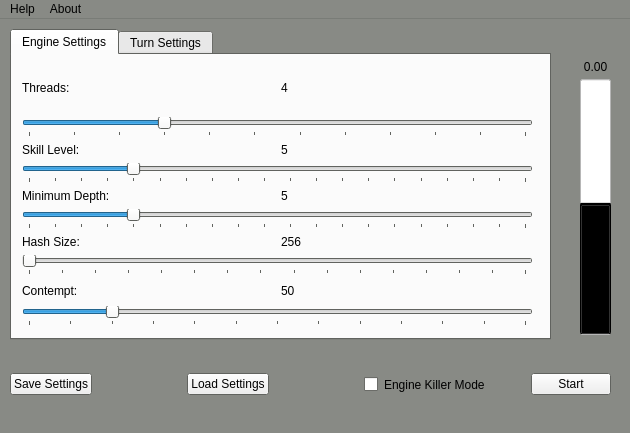
<?xml version="1.0" encoding="UTF-8"?>
<ui version="4.0">
 <class>MainWindow</class>
 <widget class="QMainWindow" name="MainWindow">
  <property name="geometry">
   <rect>
    <x>0</x>
    <y>0</y>
    <width>630</width>
    <height>433</height>
   </rect>
  </property>
  <property name="palette">
   <palette>
    <active>
     <colorrole role="Base">
      <brush brushstyle="SolidPattern">
       <color alpha="255">
        <red>255</red>
        <green>255</green>
        <blue>255</blue>
       </color>
      </brush>
     </colorrole>
     <colorrole role="Window">
      <brush brushstyle="SolidPattern">
       <color alpha="255">
        <red>136</red>
        <green>138</green>
        <blue>133</blue>
       </color>
      </brush>
     </colorrole>
     <colorrole role="ToolTipBase">
      <brush brushstyle="SolidPattern">
       <color alpha="255">
        <red>255</red>
        <green>255</green>
        <blue>220</blue>
       </color>
      </brush>
     </colorrole>
    </active>
    <inactive>
     <colorrole role="Base">
      <brush brushstyle="SolidPattern">
       <color alpha="255">
        <red>255</red>
        <green>255</green>
        <blue>255</blue>
       </color>
      </brush>
     </colorrole>
     <colorrole role="Window">
      <brush brushstyle="SolidPattern">
       <color alpha="255">
        <red>136</red>
        <green>138</green>
        <blue>133</blue>
       </color>
      </brush>
     </colorrole>
     <colorrole role="ToolTipBase">
      <brush brushstyle="SolidPattern">
       <color alpha="255">
        <red>255</red>
        <green>255</green>
        <blue>220</blue>
       </color>
      </brush>
     </colorrole>
    </inactive>
    <disabled>
     <colorrole role="Base">
      <brush brushstyle="SolidPattern">
       <color alpha="255">
        <red>136</red>
        <green>138</green>
        <blue>133</blue>
       </color>
      </brush>
     </colorrole>
     <colorrole role="Window">
      <brush brushstyle="SolidPattern">
       <color alpha="255">
        <red>136</red>
        <green>138</green>
        <blue>133</blue>
       </color>
      </brush>
     </colorrole>
     <colorrole role="ToolTipBase">
      <brush brushstyle="SolidPattern">
       <color alpha="255">
        <red>255</red>
        <green>255</green>
        <blue>220</blue>
       </color>
      </brush>
     </colorrole>
    </disabled>
   </palette>
  </property>
  <property name="windowTitle">
   <string>Chess Bot</string>
  </property>
  <property name="windowOpacity">
   <double>1.000000000000000</double>
  </property>
  <widget class="QWidget" name="centralwidget">
   <widget class="QWidget" name="horizontalLayoutWidget_3">
    <property name="geometry">
     <rect>
      <x>10</x>
      <y>340</y>
      <width>601</width>
      <height>51</height>
     </rect>
    </property>
    <layout class="QHBoxLayout" name="horizontalLayout_3">
     <item>
      <widget class="QPushButton" name="saveSettingsButton">
       <property name="text">
        <string>Save Settings</string>
       </property>
      </widget>
     </item>
     <item>
      <spacer name="horizontalSpacer">
       <property name="orientation">
        <enum>Qt::Horizontal</enum>
       </property>
       <property name="sizeHint" stdset="0">
        <size>
         <width>0</width>
         <height>0</height>
        </size>
       </property>
      </spacer>
     </item>
     <item>
      <widget class="QPushButton" name="loadSettingsButton">
       <property name="text">
        <string>Load Settings</string>
       </property>
      </widget>
     </item>
     <item>
      <spacer name="horizontalSpacer_2">
       <property name="orientation">
        <enum>Qt::Horizontal</enum>
       </property>
       <property name="sizeHint" stdset="0">
        <size>
         <width>40</width>
         <height>20</height>
        </size>
       </property>
      </spacer>
     </item>
     <item>
      <layout class="QHBoxLayout" name="horizontalLayout_2">
       <item>
        <widget class="QCheckBox" name="engineKillerButton">
         <property name="text">
          <string/>
         </property>
        </widget>
       </item>
       <item>
        <widget class="QLabel" name="engineKillerLabel">
         <property name="text">
          <string>Engine Killer Mode</string>
         </property>
        </widget>
       </item>
       <item>
        <spacer name="horizontalSpacer_3">
         <property name="orientation">
          <enum>Qt::Horizontal</enum>
         </property>
         <property name="sizeHint" stdset="0">
          <size>
           <width>40</width>
           <height>20</height>
          </size>
         </property>
        </spacer>
       </item>
       <item>
        <widget class="QPushButton" name="startButton">
         <property name="text">
          <string>Start</string>
         </property>
        </widget>
       </item>
      </layout>
     </item>
    </layout>
   </widget>
   <widget class="QTabWidget" name="tabWidget">
    <property name="geometry">
     <rect>
      <x>10</x>
      <y>10</y>
      <width>541</width>
      <height>311</height>
     </rect>
    </property>
    <property name="currentIndex">
     <number>0</number>
    </property>
    <widget class="QWidget" name="tab_1">
     <property name="focusPolicy">
      <enum>Qt::TabFocus</enum>
     </property>
     <attribute name="title">
      <string>Engine Settings</string>
     </attribute>
     <widget class="QWidget" name="verticalLayoutWidget_6">
      <property name="geometry">
       <rect>
        <x>10</x>
        <y>10</y>
        <width>511</width>
        <height>261</height>
       </rect>
      </property>
      <layout class="QVBoxLayout" name="engineSettings">
       <item>
        <layout class="QVBoxLayout" name="settingsContainer">
         <item>
          <layout class="QHBoxLayout" name="horizontalLayout_5">
           <item>
            <widget class="QLabel" name="threadsLabel">
             <property name="text">
              <string>Threads: </string>
             </property>
            </widget>
           </item>
           <item>
            <widget class="QLabel" name="threads">
             <property name="text">
              <string>4</string>
             </property>
            </widget>
           </item>
          </layout>
         </item>
         <item>
          <widget class="QSlider" name="threadsSlider">
           <property name="minimum">
            <number>1</number>
           </property>
           <property name="maximum">
            <number>12</number>
           </property>
           <property name="pageStep">
            <number>1</number>
           </property>
           <property name="value">
            <number>4</number>
           </property>
           <property name="orientation">
            <enum>Qt::Horizontal</enum>
           </property>
           <property name="tickPosition">
            <enum>QSlider::TicksBelow</enum>
           </property>
           <property name="tickInterval">
            <number>1</number>
           </property>
          </widget>
         </item>
         <item>
          <layout class="QVBoxLayout" name="verticalLayout_2">
           <item>
            <layout class="QHBoxLayout" name="horizontalLayout">
             <item>
              <widget class="QLabel" name="skillLevelLabel">
               <property name="text">
                <string>Skill Level: </string>
               </property>
              </widget>
             </item>
             <item>
              <widget class="QLabel" name="skillLevel">
               <property name="text">
                <string>5</string>
               </property>
              </widget>
             </item>
            </layout>
           </item>
           <item>
            <widget class="QSlider" name="skillSlider">
             <property name="minimum">
              <number>1</number>
             </property>
             <property name="maximum">
              <number>20</number>
             </property>
             <property name="pageStep">
              <number>1</number>
             </property>
             <property name="sliderPosition">
              <number>5</number>
             </property>
             <property name="orientation">
              <enum>Qt::Horizontal</enum>
             </property>
             <property name="tickPosition">
              <enum>QSlider::TicksBelow</enum>
             </property>
             <property name="tickInterval">
              <number>1</number>
             </property>
            </widget>
           </item>
           <item>
            <layout class="QVBoxLayout" name="verticalLayout">
             <item>
              <layout class="QHBoxLayout" name="horizontalLayout_4">
               <item>
                <widget class="QLabel" name="minDepthLabel">
                 <property name="text">
                  <string>Minimum Depth:</string>
                 </property>
                </widget>
               </item>
               <item>
                <widget class="QLabel" name="depth">
                 <property name="text">
                  <string>5</string>
                 </property>
                </widget>
               </item>
              </layout>
             </item>
             <item>
              <widget class="QSlider" name="minDepthSlider">
               <property name="minimum">
                <number>1</number>
               </property>
               <property name="maximum">
                <number>20</number>
               </property>
               <property name="pageStep">
                <number>1</number>
               </property>
               <property name="value">
                <number>5</number>
               </property>
               <property name="orientation">
                <enum>Qt::Horizontal</enum>
               </property>
               <property name="tickPosition">
                <enum>QSlider::TicksBelow</enum>
               </property>
               <property name="tickInterval">
                <number>1</number>
               </property>
              </widget>
             </item>
             <item>
              <layout class="QVBoxLayout" name="verticalLayout_5">
               <item>
                <layout class="QHBoxLayout" name="horizontalLayout_7">
                 <item>
                  <widget class="QLabel" name="hashLabel">
                   <property name="text">
                    <string>Hash Size:</string>
                   </property>
                  </widget>
                 </item>
                 <item>
                  <widget class="QLabel" name="hashsize">
                   <property name="text">
                    <string>256</string>
                   </property>
                  </widget>
                 </item>
                </layout>
               </item>
               <item>
                <widget class="QSlider" name="hashSlider">
                 <property name="minimum">
                  <number>256</number>
                 </property>
                 <property name="maximum">
                  <number>4096</number>
                 </property>
                 <property name="singleStep">
                  <number>256</number>
                 </property>
                 <property name="pageStep">
                  <number>256</number>
                 </property>
                 <property name="value">
                  <number>256</number>
                 </property>
                 <property name="orientation">
                  <enum>Qt::Horizontal</enum>
                 </property>
                 <property name="tickPosition">
                  <enum>QSlider::TicksBelow</enum>
                 </property>
                 <property name="tickInterval">
                  <number>256</number>
                 </property>
                </widget>
               </item>
              </layout>
             </item>
            </layout>
           </item>
          </layout>
         </item>
         <item>
          <layout class="QVBoxLayout" name="verticalLayout_4">
           <item>
            <layout class="QHBoxLayout" name="horizontalLayout_6">
             <item>
              <widget class="QLabel" name="contemptLabel">
               <property name="text">
                <string>Contempt:</string>
               </property>
              </widget>
             </item>
             <item>
              <widget class="QLabel" name="contempt">
               <property name="text">
                <string>50</string>
               </property>
              </widget>
             </item>
            </layout>
           </item>
           <item>
            <widget class="QSlider" name="contemptSlider">
             <property name="minimum">
              <number>0</number>
             </property>
             <property name="maximum">
              <number>300</number>
             </property>
             <property name="singleStep">
              <number>25</number>
             </property>
             <property name="pageStep">
              <number>25</number>
             </property>
             <property name="value">
              <number>50</number>
             </property>
             <property name="orientation">
              <enum>Qt::Horizontal</enum>
             </property>
             <property name="tickPosition">
              <enum>QSlider::TicksBelow</enum>
             </property>
             <property name="tickInterval">
              <number>25</number>
             </property>
            </widget>
           </item>
          </layout>
         </item>
        </layout>
       </item>
      </layout>
     </widget>
    </widget>
    <widget class="QWidget" name="tab_3">
     <attribute name="title">
      <string>Turn Settings</string>
     </attribute>
     <widget class="QTableWidget" name="tableWidget">
      <property name="geometry">
       <rect>
        <x>10</x>
        <y>10</y>
        <width>521</width>
        <height>261</height>
       </rect>
      </property>
      <property name="showGrid">
       <bool>true</bool>
      </property>
      <property name="gridStyle">
       <enum>Qt::DotLine</enum>
      </property>
      <property name="rowCount">
       <number>6</number>
      </property>
      <property name="columnCount">
       <number>5</number>
      </property>
      <attribute name="horizontalHeaderVisible">
       <bool>false</bool>
      </attribute>
      <attribute name="horizontalHeaderDefaultSectionSize">
       <number>103</number>
      </attribute>
      <attribute name="verticalHeaderVisible">
       <bool>false</bool>
      </attribute>
      <attribute name="verticalHeaderMinimumSectionSize">
       <number>20</number>
      </attribute>
      <attribute name="verticalHeaderDefaultSectionSize">
       <number>42</number>
      </attribute>
      <attribute name="verticalHeaderHighlightSections">
       <bool>true</bool>
      </attribute>
      <row/>
      <row/>
      <row/>
      <row/>
      <row/>
      <row/>
      <column/>
      <column/>
      <column/>
      <column/>
      <column/>
      <item row="0" column="0">
       <property name="text">
        <string>Turn Start</string>
       </property>
      </item>
      <item row="0" column="1">
       <property name="text">
        <string>Turn End</string>
       </property>
      </item>
      <item row="0" column="2">
       <property name="text">
        <string>Depth</string>
       </property>
      </item>
      <item row="0" column="3">
       <property name="text">
        <string>Skill</string>
       </property>
      </item>
      <item row="0" column="4">
       <property name="text">
        <string>Time / Move</string>
       </property>
      </item>
     </widget>
    </widget>
   </widget>
   <widget class="QProgressBar" name="evalBar">
    <property name="enabled">
     <bool>true</bool>
    </property>
    <property name="geometry">
     <rect>
      <x>580</x>
      <y>60</y>
      <width>31</width>
      <height>256</height>
     </rect>
    </property>
    <property name="minimumSize">
     <size>
      <width>0</width>
      <height>0</height>
     </size>
    </property>
    <property name="palette">
     <palette>
      <active>
       <colorrole role="WindowText">
        <brush brushstyle="SolidPattern">
         <color alpha="255">
          <red>0</red>
          <green>0</green>
          <blue>0</blue>
         </color>
        </brush>
       </colorrole>
       <colorrole role="Button">
        <brush brushstyle="SolidPattern">
         <color alpha="255">
          <red>255</red>
          <green>255</green>
          <blue>255</blue>
         </color>
        </brush>
       </colorrole>
       <colorrole role="Light">
        <brush brushstyle="SolidPattern">
         <color alpha="255">
          <red>255</red>
          <green>255</green>
          <blue>255</blue>
         </color>
        </brush>
       </colorrole>
       <colorrole role="Midlight">
        <brush brushstyle="SolidPattern">
         <color alpha="255">
          <red>255</red>
          <green>255</green>
          <blue>255</blue>
         </color>
        </brush>
       </colorrole>
       <colorrole role="Dark">
        <brush brushstyle="SolidPattern">
         <color alpha="255">
          <red>127</red>
          <green>127</green>
          <blue>127</blue>
         </color>
        </brush>
       </colorrole>
       <colorrole role="Mid">
        <brush brushstyle="SolidPattern">
         <color alpha="255">
          <red>170</red>
          <green>170</green>
          <blue>170</blue>
         </color>
        </brush>
       </colorrole>
       <colorrole role="Text">
        <brush brushstyle="SolidPattern">
         <color alpha="255">
          <red>0</red>
          <green>0</green>
          <blue>0</blue>
         </color>
        </brush>
       </colorrole>
       <colorrole role="BrightText">
        <brush brushstyle="SolidPattern">
         <color alpha="255">
          <red>255</red>
          <green>255</green>
          <blue>255</blue>
         </color>
        </brush>
       </colorrole>
       <colorrole role="ButtonText">
        <brush brushstyle="SolidPattern">
         <color alpha="255">
          <red>0</red>
          <green>0</green>
          <blue>0</blue>
         </color>
        </brush>
       </colorrole>
       <colorrole role="Base">
        <brush brushstyle="SolidPattern">
         <color alpha="255">
          <red>255</red>
          <green>255</green>
          <blue>255</blue>
         </color>
        </brush>
       </colorrole>
       <colorrole role="Window">
        <brush brushstyle="SolidPattern">
         <color alpha="255">
          <red>255</red>
          <green>255</green>
          <blue>255</blue>
         </color>
        </brush>
       </colorrole>
       <colorrole role="Shadow">
        <brush brushstyle="SolidPattern">
         <color alpha="255">
          <red>0</red>
          <green>0</green>
          <blue>0</blue>
         </color>
        </brush>
       </colorrole>
       <colorrole role="Highlight">
        <brush brushstyle="SolidPattern">
         <color alpha="255">
          <red>0</red>
          <green>0</green>
          <blue>0</blue>
         </color>
        </brush>
       </colorrole>
       <colorrole role="AlternateBase">
        <brush brushstyle="SolidPattern">
         <color alpha="255">
          <red>255</red>
          <green>255</green>
          <blue>255</blue>
         </color>
        </brush>
       </colorrole>
       <colorrole role="ToolTipBase">
        <brush brushstyle="SolidPattern">
         <color alpha="255">
          <red>255</red>
          <green>255</green>
          <blue>220</blue>
         </color>
        </brush>
       </colorrole>
       <colorrole role="ToolTipText">
        <brush brushstyle="SolidPattern">
         <color alpha="255">
          <red>0</red>
          <green>0</green>
          <blue>0</blue>
         </color>
        </brush>
       </colorrole>
       <colorrole role="PlaceholderText">
        <brush brushstyle="SolidPattern">
         <color alpha="128">
          <red>0</red>
          <green>0</green>
          <blue>0</blue>
         </color>
        </brush>
       </colorrole>
      </active>
      <inactive>
       <colorrole role="WindowText">
        <brush brushstyle="SolidPattern">
         <color alpha="255">
          <red>0</red>
          <green>0</green>
          <blue>0</blue>
         </color>
        </brush>
       </colorrole>
       <colorrole role="Button">
        <brush brushstyle="SolidPattern">
         <color alpha="255">
          <red>255</red>
          <green>255</green>
          <blue>255</blue>
         </color>
        </brush>
       </colorrole>
       <colorrole role="Light">
        <brush brushstyle="SolidPattern">
         <color alpha="255">
          <red>255</red>
          <green>255</green>
          <blue>255</blue>
         </color>
        </brush>
       </colorrole>
       <colorrole role="Midlight">
        <brush brushstyle="SolidPattern">
         <color alpha="255">
          <red>255</red>
          <green>255</green>
          <blue>255</blue>
         </color>
        </brush>
       </colorrole>
       <colorrole role="Dark">
        <brush brushstyle="SolidPattern">
         <color alpha="255">
          <red>127</red>
          <green>127</green>
          <blue>127</blue>
         </color>
        </brush>
       </colorrole>
       <colorrole role="Mid">
        <brush brushstyle="SolidPattern">
         <color alpha="255">
          <red>170</red>
          <green>170</green>
          <blue>170</blue>
         </color>
        </brush>
       </colorrole>
       <colorrole role="Text">
        <brush brushstyle="SolidPattern">
         <color alpha="255">
          <red>0</red>
          <green>0</green>
          <blue>0</blue>
         </color>
        </brush>
       </colorrole>
       <colorrole role="BrightText">
        <brush brushstyle="SolidPattern">
         <color alpha="255">
          <red>255</red>
          <green>255</green>
          <blue>255</blue>
         </color>
        </brush>
       </colorrole>
       <colorrole role="ButtonText">
        <brush brushstyle="SolidPattern">
         <color alpha="255">
          <red>0</red>
          <green>0</green>
          <blue>0</blue>
         </color>
        </brush>
       </colorrole>
       <colorrole role="Base">
        <brush brushstyle="SolidPattern">
         <color alpha="255">
          <red>255</red>
          <green>255</green>
          <blue>255</blue>
         </color>
        </brush>
       </colorrole>
       <colorrole role="Window">
        <brush brushstyle="SolidPattern">
         <color alpha="255">
          <red>255</red>
          <green>255</green>
          <blue>255</blue>
         </color>
        </brush>
       </colorrole>
       <colorrole role="Shadow">
        <brush brushstyle="SolidPattern">
         <color alpha="255">
          <red>0</red>
          <green>0</green>
          <blue>0</blue>
         </color>
        </brush>
       </colorrole>
       <colorrole role="Highlight">
        <brush brushstyle="SolidPattern">
         <color alpha="255">
          <red>0</red>
          <green>0</green>
          <blue>0</blue>
         </color>
        </brush>
       </colorrole>
       <colorrole role="AlternateBase">
        <brush brushstyle="SolidPattern">
         <color alpha="255">
          <red>255</red>
          <green>255</green>
          <blue>255</blue>
         </color>
        </brush>
       </colorrole>
       <colorrole role="ToolTipBase">
        <brush brushstyle="SolidPattern">
         <color alpha="255">
          <red>255</red>
          <green>255</green>
          <blue>220</blue>
         </color>
        </brush>
       </colorrole>
       <colorrole role="ToolTipText">
        <brush brushstyle="SolidPattern">
         <color alpha="255">
          <red>0</red>
          <green>0</green>
          <blue>0</blue>
         </color>
        </brush>
       </colorrole>
       <colorrole role="PlaceholderText">
        <brush brushstyle="SolidPattern">
         <color alpha="128">
          <red>0</red>
          <green>0</green>
          <blue>0</blue>
         </color>
        </brush>
       </colorrole>
      </inactive>
      <disabled>
       <colorrole role="WindowText">
        <brush brushstyle="SolidPattern">
         <color alpha="255">
          <red>127</red>
          <green>127</green>
          <blue>127</blue>
         </color>
        </brush>
       </colorrole>
       <colorrole role="Button">
        <brush brushstyle="SolidPattern">
         <color alpha="255">
          <red>255</red>
          <green>255</green>
          <blue>255</blue>
         </color>
        </brush>
       </colorrole>
       <colorrole role="Light">
        <brush brushstyle="SolidPattern">
         <color alpha="255">
          <red>255</red>
          <green>255</green>
          <blue>255</blue>
         </color>
        </brush>
       </colorrole>
       <colorrole role="Midlight">
        <brush brushstyle="SolidPattern">
         <color alpha="255">
          <red>255</red>
          <green>255</green>
          <blue>255</blue>
         </color>
        </brush>
       </colorrole>
       <colorrole role="Dark">
        <brush brushstyle="SolidPattern">
         <color alpha="255">
          <red>127</red>
          <green>127</green>
          <blue>127</blue>
         </color>
        </brush>
       </colorrole>
       <colorrole role="Mid">
        <brush brushstyle="SolidPattern">
         <color alpha="255">
          <red>170</red>
          <green>170</green>
          <blue>170</blue>
         </color>
        </brush>
       </colorrole>
       <colorrole role="Text">
        <brush brushstyle="SolidPattern">
         <color alpha="255">
          <red>127</red>
          <green>127</green>
          <blue>127</blue>
         </color>
        </brush>
       </colorrole>
       <colorrole role="BrightText">
        <brush brushstyle="SolidPattern">
         <color alpha="255">
          <red>255</red>
          <green>255</green>
          <blue>255</blue>
         </color>
        </brush>
       </colorrole>
       <colorrole role="ButtonText">
        <brush brushstyle="SolidPattern">
         <color alpha="255">
          <red>127</red>
          <green>127</green>
          <blue>127</blue>
         </color>
        </brush>
       </colorrole>
       <colorrole role="Base">
        <brush brushstyle="SolidPattern">
         <color alpha="255">
          <red>255</red>
          <green>255</green>
          <blue>255</blue>
         </color>
        </brush>
       </colorrole>
       <colorrole role="Window">
        <brush brushstyle="SolidPattern">
         <color alpha="255">
          <red>255</red>
          <green>255</green>
          <blue>255</blue>
         </color>
        </brush>
       </colorrole>
       <colorrole role="Shadow">
        <brush brushstyle="SolidPattern">
         <color alpha="255">
          <red>0</red>
          <green>0</green>
          <blue>0</blue>
         </color>
        </brush>
       </colorrole>
       <colorrole role="Highlight">
        <brush brushstyle="SolidPattern">
         <color alpha="255">
          <red>145</red>
          <green>145</green>
          <blue>145</blue>
         </color>
        </brush>
       </colorrole>
       <colorrole role="AlternateBase">
        <brush brushstyle="SolidPattern">
         <color alpha="255">
          <red>255</red>
          <green>255</green>
          <blue>255</blue>
         </color>
        </brush>
       </colorrole>
       <colorrole role="ToolTipBase">
        <brush brushstyle="SolidPattern">
         <color alpha="255">
          <red>255</red>
          <green>255</green>
          <blue>220</blue>
         </color>
        </brush>
       </colorrole>
       <colorrole role="ToolTipText">
        <brush brushstyle="SolidPattern">
         <color alpha="255">
          <red>0</red>
          <green>0</green>
          <blue>0</blue>
         </color>
        </brush>
       </colorrole>
       <colorrole role="PlaceholderText">
        <brush brushstyle="SolidPattern">
         <color alpha="128">
          <red>0</red>
          <green>0</green>
          <blue>0</blue>
         </color>
        </brush>
       </colorrole>
      </disabled>
     </palette>
    </property>
    <property name="layoutDirection">
     <enum>Qt::LeftToRight</enum>
    </property>
    <property name="autoFillBackground">
     <bool>false</bool>
    </property>
    <property name="value">
     <number>50</number>
    </property>
    <property name="alignment">
     <set>Qt::AlignCenter</set>
    </property>
    <property name="textVisible">
     <bool>true</bool>
    </property>
    <property name="orientation">
     <enum>Qt::Vertical</enum>
    </property>
    <property name="invertedAppearance">
     <bool>false</bool>
    </property>
    <property name="format">
     <string/>
    </property>
   </widget>
   <widget class="QLabel" name="label">
    <property name="geometry">
     <rect>
      <x>580</x>
      <y>40</y>
      <width>31</width>
      <height>16</height>
     </rect>
    </property>
    <property name="text">
     <string>0.00</string>
    </property>
    <property name="alignment">
     <set>Qt::AlignCenter</set>
    </property>
   </widget>
  </widget>
  <widget class="QMenuBar" name="menubar">
   <property name="geometry">
    <rect>
     <x>0</x>
     <y>0</y>
     <width>630</width>
     <height>22</height>
    </rect>
   </property>
   <widget class="QMenu" name="menuHelp">
    <property name="title">
     <string>Help</string>
    </property>
   </widget>
   <widget class="QMenu" name="menuAbout">
    <property name="title">
     <string>About</string>
    </property>
   </widget>
   <addaction name="menuHelp"/>
   <addaction name="menuAbout"/>
  </widget>
 </widget>
 <resources/>
 <connections>
  <connection>
   <sender>skillSlider</sender>
   <signal>valueChanged(int)</signal>
   <receiver>skillLevel</receiver>
   <slot>setNum(int)</slot>
   <hints>
    <hint type="sourcelabel">
     <x>130</x>
     <y>92</y>
    </hint>
    <hint type="destinationlabel">
     <x>143</x>
     <y>60</y>
    </hint>
   </hints>
  </connection>
  <connection>
   <sender>minDepthSlider</sender>
   <signal>valueChanged(int)</signal>
   <receiver>depth</receiver>
   <slot>setNum(int)</slot>
   <hints>
    <hint type="sourcelabel">
     <x>89</x>
     <y>141</y>
    </hint>
    <hint type="destinationlabel">
     <x>149</x>
     <y>114</y>
    </hint>
   </hints>
  </connection>
  <connection>
   <sender>threadsSlider</sender>
   <signal>valueChanged(int)</signal>
   <receiver>threads</receiver>
   <slot>setNum(int)</slot>
   <hints>
    <hint type="sourcelabel">
     <x>89</x>
     <y>201</y>
    </hint>
    <hint type="destinationlabel">
     <x>130</x>
     <y>174</y>
    </hint>
   </hints>
  </connection>
  <connection>
   <sender>contemptSlider</sender>
   <signal>valueChanged(int)</signal>
   <receiver>contempt</receiver>
   <slot>setNum(int)</slot>
   <hints>
    <hint type="sourcelabel">
     <x>329</x>
     <y>261</y>
    </hint>
    <hint type="destinationlabel">
     <x>370</x>
     <y>234</y>
    </hint>
   </hints>
  </connection>
  <connection>
   <sender>hashSlider</sender>
   <signal>valueChanged(int)</signal>
   <receiver>hashsize</receiver>
   <slot>setNum(int)</slot>
   <hints>
    <hint type="sourcelabel">
     <x>389</x>
     <y>281</y>
    </hint>
    <hint type="destinationlabel">
     <x>430</x>
     <y>254</y>
    </hint>
   </hints>
  </connection>
 </connections>
</ui>
